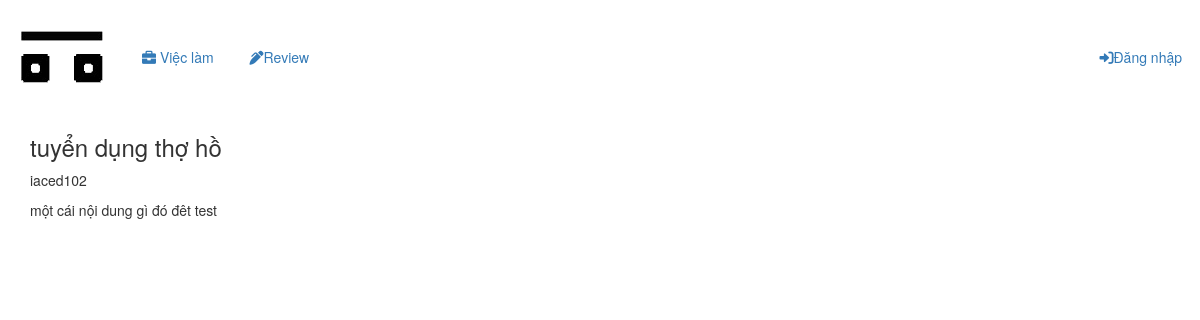
Screenshot of /detail/recruitment/2 with the database file from the repository.
### post/models.py (models this page shows, shortened)
class Recruitment_Post(models.Model):
    type = models.ForeignKey(Category_Job, on_delete=models.CASCADE)
    author = models.ForeignKey(User, on_delete= models.CASCADE)
    company_name = models.CharField(max_length=80, null=True)
    locations = models.CharField(max_length=80, null=True)
    title = models.CharField(max_length= 60)
    range = models.CharField(max_length= 40)
    content = models.TextField()
    date = models.DateField(auto_now_add=True)

### accounts/models.py (models this page shows)
class User(AbstractUser):
    display_name = models.CharField(max_length= 60)
    REQUIRED_FIELDS =['email', 'first_name', 'last_name']
    def __str__(self):
        return super().__str__()

### detailapp/views.py (the view)
# urls.py: path('recruitment/<int:pk>', Detail_Recruitment.as_view(), name='detail_recruitment'),
class Detail_Recruitment(DetailView):
    model = Recruitment_Post
    template_name = 'apps/detail-recruitment.html'

### detailapp/templates/apps/detail-recruitment.html (shortened to what this page needs)
{% extends 'base/pages/base.html'%}
{% block content %}
    <div class='container'>
        <h3>{{recruitment_post.title}}</h3>
        <p>{{ recruitment_post.author }}</p>
        <p>{{ recruitment_post.content }}</p>
    </div>
{% endblock %}

### static/css/base/header.css (style rules this page uses)
* { margin: 0; padding:0; }

### rows the page displays
Recruitment_Post: title "tuyển dụng thợ hồ", author "iaced102", content "một cái nội dung gì đó đêt test"
